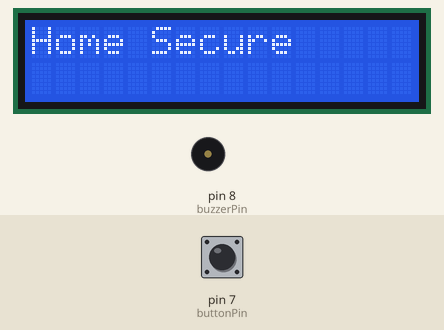
Recording of a sketch running on a simulated Arduino Uno, built with avr-gcc and run on an emulated ATmega328P. Shown: 16×2 character LCD, buzzer (waves = sounding, pin HIGH). Inputs (shaded band) come from the test bench; at power-on: pin 7 (buttonPin) HIGH.

Above: at 1.2 s.
1.3 s: pin 7 (buttonPin) pulled LOW for 0.15 s
At 1.42 s:
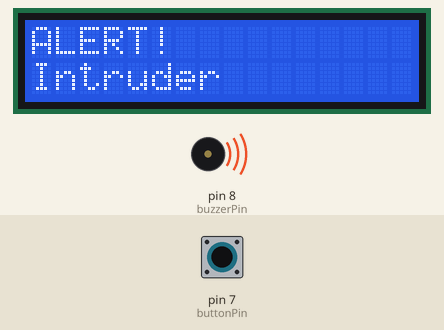
3.0 s: pin 7 (buttonPin) pulled LOW for 3.2 s
At 7.1 s:
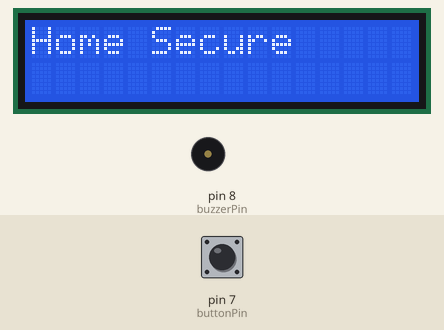
Timing chart, 0 to 8.6 s (numbered marks = the images above; inputs shaded):
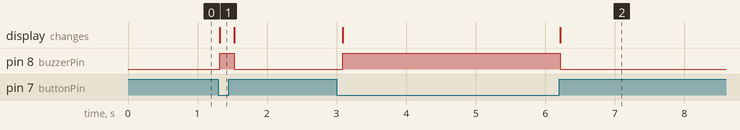

Measured:
- after the input at 1.3 s, pin 8 (buzzerPin): LOW → HIGH at once, → LOW 0.21 s later; the display: changes at once (image 1)
- after the input at 3.0 s, pin 8 (buzzerPin): LOW → HIGH after 0.09 s, → LOW 3.1 s later; the display: first changes after 0.09 s (image 2 shows a later state)

The sketch:

security_system.ino
```cpp
#include <LiquidCrystal.h>

LiquidCrystal lcd(12, 11, 5, 4, 3, 2);

const int buttonPin = 7;
const int buzzerPin = 8;

void setup() {
  pinMode(buttonPin, INPUT_PULLUP);
  pinMode(buzzerPin, OUTPUT);
  lcd.begin(16, 2);
}

void loop() {
  if (digitalRead(buttonPin) == LOW) {

    lcd.setCursor(0, 0);
    lcd.print("ALERT!         ");

    lcd.setCursor(0, 1);
    lcd.print("Intruder       ");

    digitalWrite(buzzerPin, HIGH);

  } else {

    lcd.setCursor(0, 0);
    lcd.print("Home Secure    ");

    lcd.setCursor(0, 1);
    lcd.print("               ");

    digitalWrite(buzzerPin, LOW);
  }

  delay(100);
}
```
